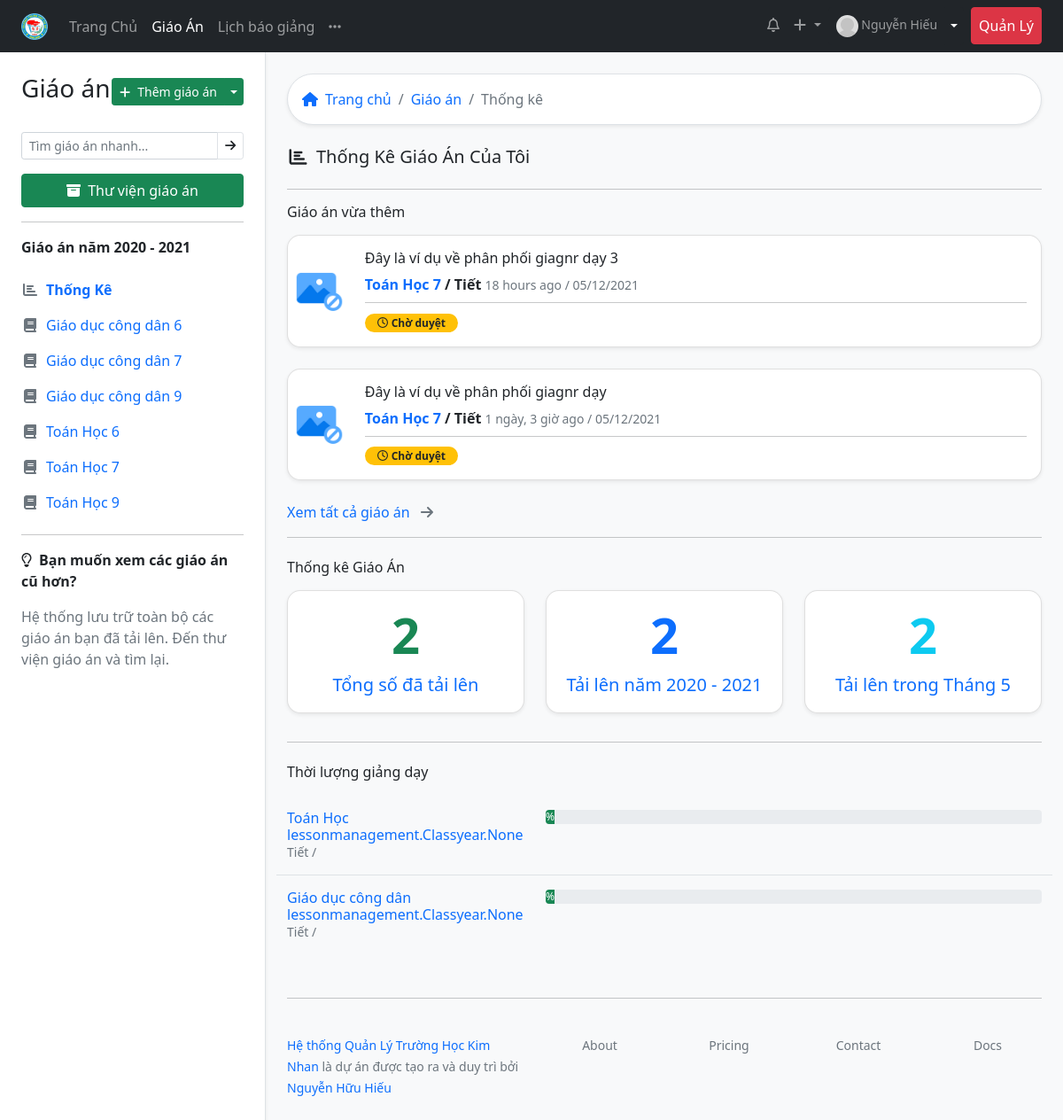
Page /lessondashboard/ (signed in) on the earlier database version.
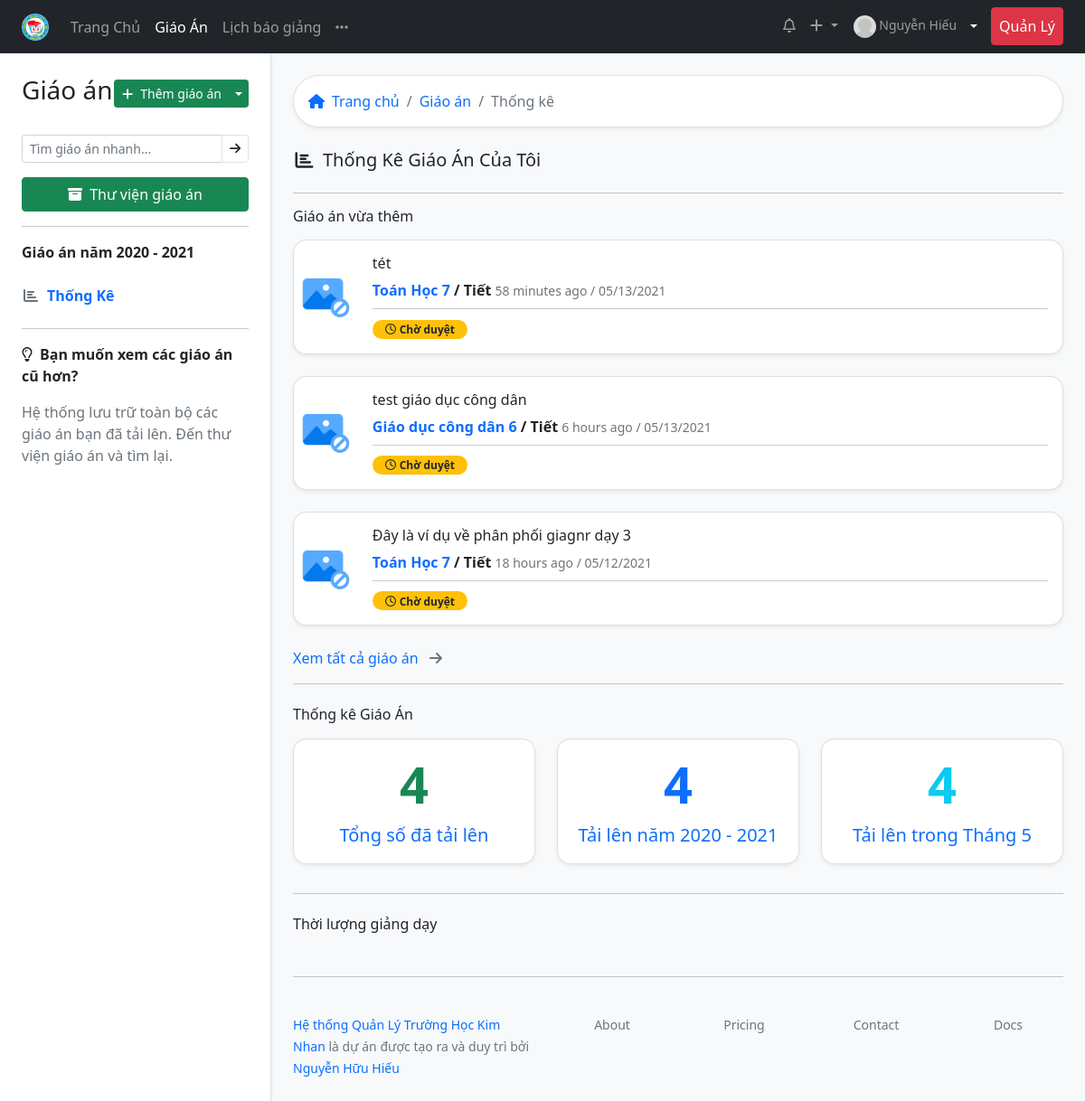
Same page on the later database version.
### lessonmanagement/models.py (models this page shows, shortened)
class SchoolAbstract(models.Model):
    title = models.CharField(max_length=50, verbose_name="Tiêu đề")
    description = models.CharField(max_length=200, verbose_name="Mô tả sơ lược", blank=True)
    cover = models.ImageField(upload_to="coverimages/", verbose_name="Ảnh bìa", null = True, blank = True)
    class Meta:
        abstract = True

class Subject(SchoolAbstract):
    group = models.ForeignKey("GroupSubject",on_delete=models.SET_NULL, null=True, blank=True, verbose_name='Bộ môn')
    subject_slug = models.SlugField(max_length=50, null=True, blank=True)
    class Meta:
        verbose_name = "Môn học"
        verbose_name_plural = "Môn học"

class Lesson(models.Model):
    title = models.CharField(max_length=200)
    lesson_path = models.FileField(blank=True, null=True)
    upload_time = models.DateTimeField(blank=True, null=True)
    edit_time = models.DateTimeField(blank=True, null=True)
    LEVEL_CHOICES = [
        (6, 6),
        (7, 7),
        (8, 8),
        (9, 9)
    ]
    level = models.IntegerField(choices=LEVEL_CHOICES)
    description = models.CharField(max_length=200, null=True, blank=True)
    teacher = models.ForeignKey(Teacher, on_delete=models.CASCADE)
    subject = models.ForeignKey(Subject, on_delete=models.CASCADE)
    number_lesson = models.IntegerField(help_text="Bài giảng số mấy")
    schoolyear = models.ForeignKey("Schoolyear", on_delete=models.CASCADE, blank=True, null=True)
    classyear = models.ManyToManyField(Classyear, through="LessonClassyear")
    STATUS_CHOICES = [
    ('pending', 'Chờ duyệt'),
    ('acept', 'Đã duyệt'),
    ('deny', 'Bị từ chối'),
    ]
    status = models.CharField(max_length=10, blank=True, choices=STATUS_CHOICES ,default='pending')
    checker = models.ForeignKey(Teacher, related_name="lesson_checker" ,on_delete=models.SET_NULL, null=True, blank=True)
    check_date = models.DateTimeField(auto_now=True)
    note_checker = models.CharField(max_length=200, blank=True)
    class Meta:
        verbose_name = "Giáo Án"
        verbose_name_plural = "Giáo Án"
        ordering = ["-upload_time"]
        unique_together = ['level', 'subject', 'number_lesson']
    def start_year_level(self):
        now = datetime.datetime.now()
        if now.month < 9:
            return school_year_def(self.upload_time) - self.level + 6
        else:
            return school_year_def(self.upload_time) - self.level + 7

class Teacher(models.Model):
    user = models.OneToOneField(User, on_delete=models.SET_NULL, blank=True, null=True, verbose_name="Tài khoản đăng nhập", help_text="Tài khoản đăng nhập viết liền không dấu. Ví dụ: nhhieu. Viết tắt của Nguyễn Hữu Hiếu. Nếu trùng họ tên thì thêm số vào sau, ví dụ nhhieu2")
    firstname = models.CharField("Họ",max_length=20, blank=True)
    lastname = models.CharField("Tên", max_length=20, blank=True)
    zalo_number = models.DecimalField(verbose_name="Số điện thoại",help_text="Số điện thoại có đăng ký zalo, sử dụng để nhận thông báo từ ban giám hiệu", max_digits=12, decimal_places=0,null=True, blank=True)
    birth_date = models.DateField("Ngày sinh", null=True, blank=True)
    SEX_CHOICES = [
    ('male', 'Nam'),
    ('female', 'Nữ')
    ]
    sex = models.CharField(verbose_name="Giới tính", max_length=6, choices=SEX_CHOICES, null=True, blank=True)
    main_subject = models.ForeignKey("Subject",on_delete=models.SET_NULL,null=True,blank=True, verbose_name="Chuyên môn chính")
    EDUCATION_LEVEL_CHOICES = [
        ('inter', 'Trung Cấp'),
        ('college', 'Cao Đẳng'),
        ('university', 'Đại Học'),
        ('master', 'Thạc Sĩ')
    ]
    education_level = models.CharField(max_length=20, choices=EDUCATION_LEVEL_CHOICES, null=True, blank=True)
    is_work = models.BooleanField("Có đang công tác",default=True, help_text="Tích vào ô nếu đang công tác tại trường, bỏ tích nếu đã nghỉ hưu hoặc chuyển sang đơn vị khác")
    def user_directory_path(instance, filename):
        return 'user_{0}/{1}'.format(instance.user.id, filename)
    avatar = models.ImageField("Ảnh đại diện", help_text = "Ảnh nên được crop về ảnh vuông để đạt được độ thẩm mỹ cao nhất",upload_to = user_directory_path, blank = True, null = True)
    def full_name(self):
        return ('%s %s') % (self.firstname, self.lastname)
    class Meta:
        verbose_name = "Giáo viên"
        verbose_name_plural = "Giáo viên"
    def schoolyear(self):
        now = datetime.datetime.now()
        if now.month < 9:
            return ('%s - %s') % (now.year - 1, now.year)
        else:
            return ('%s - %s') % (now.year, now.year+1)
    def lesson_list(self):
        return self.lesson_set.filter(teacher = self.user.id)
    def subject_classyear_list(self):
        return self.subjectclassyear_set.filter(is_teach_now = True).order_by('subject__title').values('subject__title', 'classyear__startyear','subject__group__title').distinct()
    def latest_lesson(self):
        return Lesson.objects.filter(teacher=self.user.teacher.id).order_by('-upload_time')[:3]
    def count_lesson(self):
        now = datetime.datetime.now()
        count = {}
        teacher = self.user.teacher.id
        lessons = Lesson.objects.filter(teacher=teacher)
        count['total'] = lessons.count()
        current_year = [school_year_def(now), school_year_def(now)+1]
        lesson_current_year = lessons.filter(upload_time__year__in = current_year )
        count['year'] = lesson_current_year.count()
        lesson_current_month =  lessons.filter(upload_time__year__in = current_year).filter(upload_time__month = now.month)
        count['month'] = lesson_current_month.count()
        return count

class SubjectClassyear(models.Model):
    subject = models.ForeignKey(Subject, on_delete=models.CASCADE)
    classyear = models.ManyToManyField(Classyear)
    teacher = models.ForeignKey(Teacher, on_delete=models.CASCADE)
    schoolyear = models.ForeignKey("Schoolyear", on_delete=models.CASCADE)
    is_teach_now = models.BooleanField(default=True, verbose_name="Trạng thái hiệu lực")
    edit_time = models.DateTimeField(auto_now=True, blank=True, null=True)
    class Meta:
        verbose_name = "Phân công giảng dạy"
        verbose_name_plural = "Phân công giảng dạy"
        unique_together = ('subject', 'teacher')

### lessonmanagement/views.py (the view)
# urls.py: path('lessondashboard/', views.lessondashboard, name="lessondashboard"),
@login_required
def lessondashboard(request):
    teacher = request.user.teacher
    subject_classyear = SubjectClassyear.objects.filter(teacher=teacher.id, is_teach_now=True)
    context = { 'subject_classyear': subject_classyear
    }
    return render(request, 'lessondashboard.html', context)

### lessonmanagement/models.py (called while the page is built)
def school_year_def(upload_time):
    if (upload_time.month < 9):
        return upload_time.year -1
    else:
        return upload_time.year

### lessonmanagement/templatetags/lessonmanagement_extras.py (called while the page is built)
@register.filter
def classlevel(value):
    now = datetime.datetime.now()
    i = 0
    if (now.month < 9):
        i =  (now.year - value) + 5
    else:
        i = (now.year - value) + 6
    if i in [6,7,8,9]:
        return i
    else:
        return value

### lessonmanagement/templates/lessondashboard.html (shortened to what the changed rows need)
          {% extends 'base_withsidebar.html' %}
          {% load static %}
          {% block content %}
          {% load lessonmanagement_extras %}
          {% load humanize %}
          {% with teacher=request.user.teacher %}
                {% for i in teacher.latest_lesson %}
                <div class="card mb-4 rounded-15 shadow-sm">
                  <div class="row g-0">
                    <div class="col-1 p-2 d-flex align-items-center">
                      <img src="
                      {% if i.subject.cover %}
                      {{ i.subject.cover.url }}
                      {% else %}
                      {% static 'imgs/no-image.png' %}
                      {% endif %}
                      "  class="img-fluid" alt="">
                    </div>
                    <div class="col-11">
                      <div class="card-body">
                        <h6 class="card-title">
                          <a href="{% url 'lesson' i.id %}" class="text-reset text-decoration-none">  {{ i.title }}</a>
                        </h6>
                        <span class="text-dark fw-bold">
                        <a href="{% url 'lessons_subject_level' i.subject.title|slugify i.start_year_level %}" class="text-decoration-none">{{ i.subject.title }} {{ i.level }}</a> / Tiết
                      </span>
                      <small class="text-muted">
    {{ i.upload_time|naturaltime }} / {{ i.upload_time|date:"SHORT_DATE_FORMAT" }}</small>
                        <hr class="my-2">
                        {% if i.status == "pending" %}
                        <span class="badge bg-warning text-dark rounded-pill" style="width: 105px;"><i class="far fa-clock me-1"></i>Chờ duyệt</span>
                        {% elif i.status == "acept" %}
                        <span class="badge bg-success  rounded-pill" style="width: 105px;"><i class="fas fa-check me-1"></i>Đã duyệt</span> <small class="text-muted">bởi<a href="#" class="text-decoration-none"> {{ i.checker.full_name }}</a>
                          {{ i.upload_time|naturaltime}} / {{ i.check_date|date:"SHORT_DATE_FORMAT" }}</small>
                        {% endif %}
                      </div>
                    </div>
                  </div>
                </div>
                {% endfor %}
          <div class="row">
            <div class="col">
                <div class="card  rounded-15 shadow-sm mb-3 text-center">
                  <div class="card-body">
                    <h1 class="card-title link-success fw-bold display-4">{{ teacher.count_lesson.total }}</h1>
                    <p class="card-text text-muted fs-5" >
                      <a href="{% url 'alllessons' %}" class="stretched-link text-decoration-none">Tổng số đã tải lên</a>
                    </p>
                  </div>
                </div>
          </div>
            <div class="col">
              <a href="{% url 'alllessons' %}" class="text-decoration-none">
              <div class="card rounded-15 shadow-sm mb-3  text-center">
                <div class="card-body">
                 <h1 class="card-title link-primary fw-bold display-4">{{ teacher.count_lesson.year }}</h1>
                 <p class="card-text text-muted fs-5" >
                 <a href="{% url 'alllessons' %}" class="stretched-link text-decoration-none">Tải lên năm {{ teacher.schoolyear }}</a>
                 </p>
                </div>
              </div>
              </a>
            </div>
            <div class="col">
              <a href="{% url 'alllessons' %}" class="text-decoration-none">
              <div class="card rounded-15 shadow-sm mb-3  text-center">
                <div class="card-body">
                 <h1 class="card-title link-info fw-bold display-4">{{ teacher.count_lesson.month }}</h1>
                 <p class="card-text text-muted fs-5" >
                 <a href="{% url 'alllessons' %}" class="stretched-link text-decoration-none">Tải lên trong {% now "M" %}</a>
                 </p>
                </div>
              </div>
              </a>
            </div>
          </div>
          {% for i in subject_classyear %}
          <div class="row
          {% if not forloop.last %}
          border-bottom
          {% endif %}
           py-3">
            <div class="col-4">
              <h6 class="m-0"> <a href="#" class="text-decoration-none">{{i.subject.title}} {{ i.classyear }}</a>  <small class="text-muted">Tiết {{ i.current_lesson }}/{{ i.total_lesson }}</small> </h6>
            </div>
            <div class="col">
          <div class="progress">
            <div class="progress-bar bg-success" role="progressbar" style="width: {% widthratio i.current_lesson i.total_lesson 100 %}%;" aria-valuenow="{% widthratio i.current_lesson i.total_lesson 100 %}" aria-valuemin="0" aria-valuemax="100">{% widthratio i.current_lesson i.total_lesson 100 %}%</div>
          </div>
            </div>
          </div>
          {% endfor %}
          {% endwith %}
           {% endblock %}

### lessonmanagement/templates/sidebar.html (shortened to what this page needs)
{% load lessonmanagement_extras %}
{% with teacher=request.user.teacher %}
<div class="position-sticky top-0 start-0 pt-4">
    <div class="d-flex justify-content-between mb-4 align-items-center">
      <h3>Giáo án</h3>
<div class="btn-group">
  <a href="{% url 'addlesson' %}" class="btn btn-sm btn-success"><i class="fas fa-plus me-2"></i>Thêm giáo án</a>
  <button type="button" class="btn btn-sm btn-success dropdown-toggle dropdown-toggle-split" data-bs-toggle="dropdown" aria-expanded="false">
  </button>
</div>
      </div>
        <div class="input-group input-group-sm mb-3">
        <input type="search" class="form-control " list="datalistOptions" id="quicksearch" placeholder="Tìm giáo án nhanh..." aria-describedby="button-addon2" name="search" >
          <a href="" class="btn border" id="button-addon2"><i class="fas fa-arrow-right"></i></a>
        </div>
      <a href="{% url 'alllessons' %}" class="btn  btn-success w-100"><i class="fas fa-archive me-2"></i>Thư viện giáo án </a>
      <div class="list-group">
        <hr >
      <span class="fw-bold mb-3">Giáo án năm {{ teacher.schoolyear }} </span>
      <a href="{% url 'lessondashboard' %}" class="list-group-item list-group-item-action border-0 text-primary ps-0 {% if request.path == '/lessondashboard/' %} fw-bold {% endif %}"><i class="fas fa-chart-bar me-2 text-muted  fa-fw "></i>Thống Kê</a>
        {% for i in teacher.subject_classyear_list %}
     <a href="{% url 'lessons_subject_level' i.subject__title|slugify i.classyear__startyear|classlevel %}" class="list-group-item list-group-item-action border-0 text-primary ps-0"><i class="fas fa-book fa-fw me-2 text-muted"></i>{{ i.subject__title }} {{ i.classyear__startyear|classlevel }} </a>
        {% endfor %}
        <hr>
        <span class="fw-bold mb-3"><i class="far fa-lightbulb me-2"></i>Bạn muốn xem các giáo án cũ hơn?</span>
        <p class="text-muted pe-3">Hệ thống lưu trữ toàn bộ các giáo án bạn đã tải lên. Đến thư viện giáo án và tìm lại.</p>
      </div>
    </div>
  {% endwith %}

Differences in the rows shown:
no longer on this page (row unchanged): Subject: subject__title "Giáo dục công dân", classyear__startyear|classlevel "6", classyear__startyear|classlevel "7", classyear__startyear|classlevel "9"
no longer on this page (row unchanged): Subject: subject__title "Toán Học", classyear__startyear|classlevel "6", classyear__startyear|classlevel "7", classyear__startyear|classlevel "9"
no longer on this page (row unchanged): Lesson: title "Đây là ví dụ về phân phối giagnr dạy", subject "Toán Học", level "7", upload_time "1 ngày, 3 giờ ago", upload_time "05/12/2021", status "pending" (drawn)
removed SubjectClassyear: subject "Toán Học", classyear "lessonmanagement.Classyear.None"
removed SubjectClassyear: subject "Giáo dục công dân", classyear "lessonmanagement.Classyear.None"
computed for Teacher: count_lesson.total "2" → "4"; count_lesson.year "2" → "4"; count_lesson.month "2" → "4"
added Lesson: title "tét", subject "Toán Học", level "7", upload_time "58 minutes ago", upload_time "05/13/2021", status "pending" (drawn)
added Lesson: title "test giáo dục công dân", subject "Giáo dục công dân", level "6", upload_time "6 hours ago", upload_time "05/13/2021", status "pending" (drawn)
